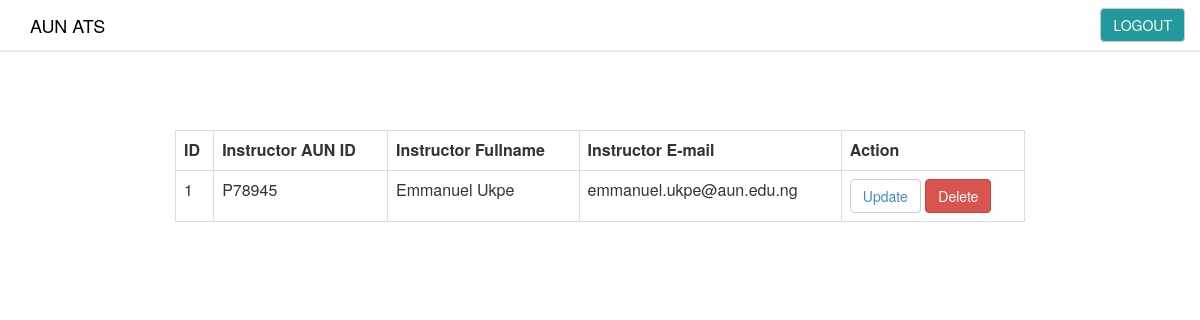
The page /instructor.php on the database as committed earlier.
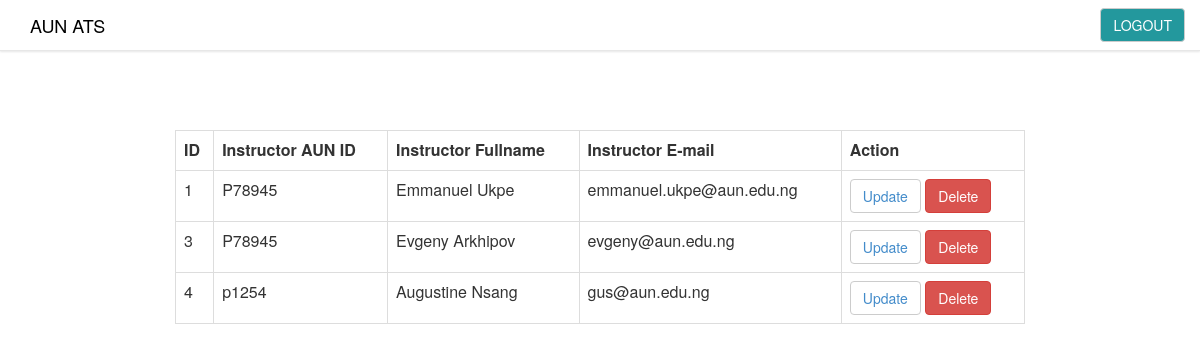
The same page on the database as committed later.
### tables this page shows
CREATE TABLE `instructor_table` (
  `instructor_id` int(8) NOT NULL,
  `aunid` varchar(10) NOT NULL,
  `fullname` varchar(20) NOT NULL,
  `email` varchar(25) NOT NULL,
  `username` varchar(25) NOT NULL,
  `password` varchar(11) NOT NULL
);

### instructor.php (the view, shortened to what this page needs)
<html>
        <link href="bootstrap.css" rel='stylesheet' type='text/css'>
        <link href="style.css"  rel='stylesheet' type='text/css'>
    <body>
    <div class="container">
        <nav class="navbar navbar-default navbar-fixed-top topnav" role="navigation" style="background-color: white; box-shadow: 0 1px 2px rgba(0,0,0,0.1);">
            <div class="container topnav">
                <div class="navbar-header">
                    <a class="navbar-brand topnav" href="home.php" style="color: black;">AUN ATS</a>
                </div>
                <div class="collapse navbar-collapse" id="bs-example-navbar-collapse-1">
                    <ul class="nav navbar-nav navbar-right">
                        <li style="margin-top: -1px;">
                            <button class="btn btn-default" style="margin-top: 9px; background-color: #23989d;"><a href="logout.php" style="color: white;">LOGOUT</a></button>
                        </li>
                    </ul>
                </div>
            </div>
        </nav>
        <?php
            $link = mysqli_connect("localhost", "root", "", "sdp");
            $sql = "SELECT * FROM instructor_table";
            if($result = mysqli_query($link, $sql)){
                if(mysqli_num_rows($result) > 0){
                    echo "<table class='table table-bordered table-responsive' style='margin: 0 auto; margin-top: 130px; width: 850px;'>";
                        echo "<tr>";
                            echo "<th>ID</th>";
                            echo "<th>Instructor AUN ID</th>";
                            echo "<th>Instructor Fullname</th>";
                            echo "<th>Instructor E-mail</th>";
                            echo "<th>Action</th>";
                        echo "</tr>";
                    while($row = mysqli_fetch_array($result)){
                        echo "<tr>";
                            echo "<td>" . $row['instructor_id'] . "</td>";
                            echo "<td>" . $row['aunid'] . "</td>";
                            echo "<td>" . $row['fullname'] . "</td>";
                            echo "<td>" . $row['email'] . "</td>";
                            echo '<td><button class="btn btn-default" type="button"><a href="instructor_update.php?instructor_id=' . $row['instructor_id'] . '">Update</a></button> <button class="btn btn-danger" type="button"><a href="instructor_delete.php?instructor_id=' . $row['instructor_id'] . '" style="color: inherit;">Delete</a></button></td>';
                        echo "</tr>";
                    }
                    echo "</table>";
                } else{
                    echo "No records matching your query were found.";
                }
            } else{
                echo "ERROR: Could not able to execute $sql. " . mysqli_error($link);
            }
        ?>
    </div>
    </body>
</html>

Rows that differ between the two databases and show on the page:
added instructor_table: instructor_id "3", aunid "P78945", fullname "Evgeny Arkhipov", email "evgeny@aun.edu.ng"
added instructor_table: instructor_id "4", aunid "p1254", fullname "Augustine Nsang", email "gus@aun.edu.ng"
